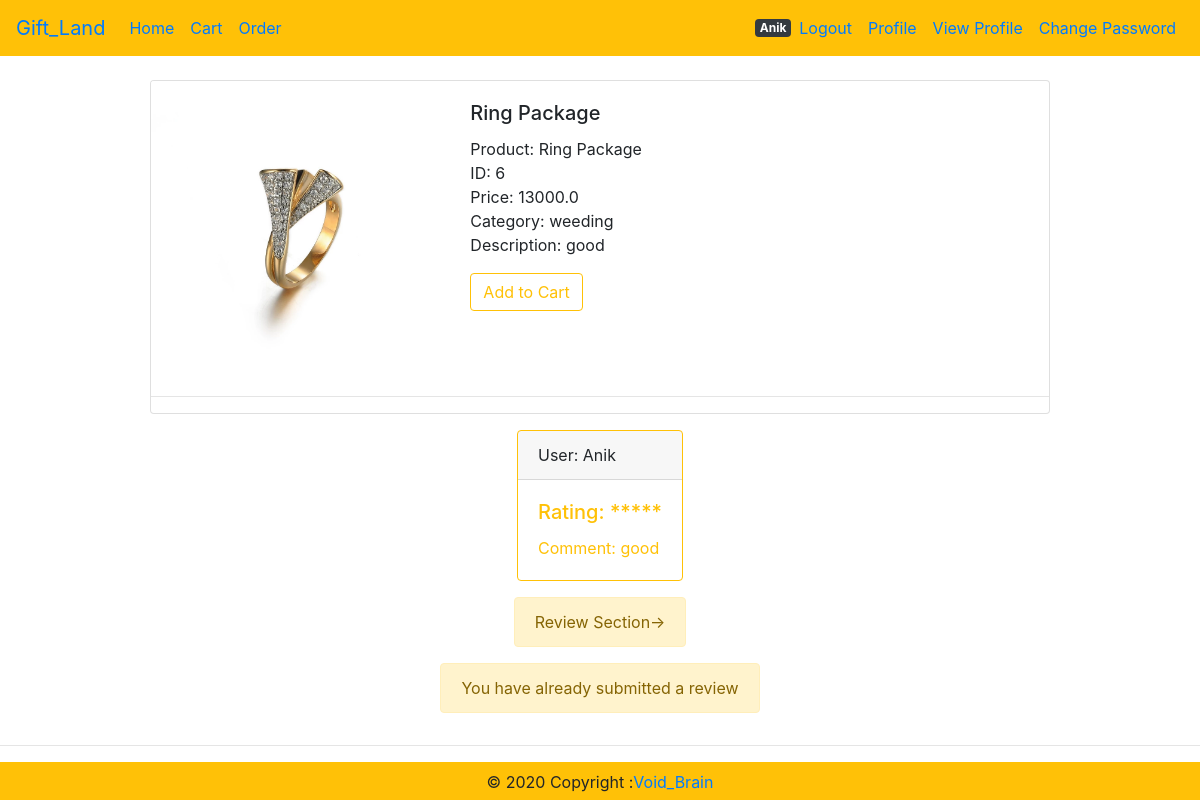
Page /review/11 (signed in) on the committed database.
### ProductInfo/models.py (models this page shows, shortened)
class Product(models.Model):
    p_id=models.IntegerField(default=0)
    p_name=models.CharField(max_length=100)
    p_price=models.FloatField(blank=True)
    description=models.TextField(blank=True)
    category=models.CharField(max_length=100)
    p_image=models.ImageField(upload_to='product/images')
    reviews = models.ManyToManyField(Review)

class Review(models.Model):
    RatingStar=(
        ('*','*'),
        ('**','**'),
        ('***','***'),
        ('****','****'),
        ('*****','*****'),
    )
    rating=models.CharField(max_length=10,choices=RatingStar,default='***')
    comment=models.TextField(blank=True,null=True)
    user=models.ForeignKey(User,on_delete=models.CASCADE,null=True,blank=True)
    def __str__(self):
        return self.rating

### ProductInfo/views.py (the view, shortened to what this page needs)
# urls.py: path('review/<int:product_id>',Product_view.ProductReview, name='review'),
def ProductReview(request,product_id):
    review_done=False
    detail=get_object_or_404(Product,id=product_id)
    userlist = detail.reviews.filter(user=request.user)
    print(userlist,len(userlist))
    if len(userlist)!=0:
        review_done=True
    form = ReviewForm()
    context = {
        'detail':detail,
        'form':form,
        'review_done':review_done,
    }
    return render(request,'ProductHtml/review.html',context)

### templates/ProductHtml/review.html
{% extends 'base.html' %}
{% load static %}
{% load crispy_forms_tags %}
{% block content %}
<br>
<div class="col d-flex justify-content-center">
<div class="card mb-3" style="max-width: 900px;">
    <div class="row no-gutters">
      <div class="col mx-auto ">
        <img src="{{detail.p_image.url }}" class="card-img" alt="...">
      </div>
      <div class="col-md-8">
        <div class="card-body">
          <h5 class="card-title">{{detail.p_name}}</h5>
          <p class="card-text">
            Product: {{ detail.p_name }} <br>
            ID: {{ detail.p_id }} <br>
            Price: {{ detail.p_price }} <br>
            Category: {{ detail.category }} <br>
            Description: {{ detail.description }} <br>
          </p>
          <a href="{% url 'update-cart' detail.id %}">
            <button type="submit" class="btn btn-outline-warning">Add to Cart</button>
          </a>
        </div>
      </div>
    </div>
    <hr>
  </div>
</div>
<div class="col d-flex justify-content-center">
    {% for review in detail.reviews.all %}
    <div class="card border-warning mb-3" style="max-width: 18rem;">
      <div class="card-header">User: {{ review.user.username }}</div>
      <div class="card-body text-warning">
        <h5 class="card-title">Rating: {{ review.rating }}</h5>
        <p class="card-text">Comment: {{ review.comment }}</p>
      </div>
    </div>
    {% endfor %}
  </div>
  <div class="col d-flex justify-content-center">
    <div class="alert alert-warning" role="alert">
      Review Section->
    </div>
    </div>
<div class="col d-flex justify-content-center">
    {% if review_done == False %}
    <form method="POST">
      {% csrf_token %}
      {{ form | crispy }}<br>
      <button type="submit" class="btn btn-outline-warning">Review</button>
    </form>
    {% else %}
    <div class="alert alert-warning" role="alert">
        You have already submitted a review
    </div>
    {% endif %}
</div>
<hr>
{% endblock %}

### templates/base.html (shortened to what this page needs)
<!doctype html>
<html lang="en">
  <head>
    <link rel="stylesheet" href="https://stackpath.bootstrapcdn.com/bootstrap/4.5.2/css/bootstrap.min.css">
  </head>
  <body>
<nav class="navbar navbar-expand-lg navbar-transparent bg-warning">
	<a class="navbar-brand" href="#">Gift_Land</a>
	<div class="collapse navbar-collapse" id="navbarSupportedContent">
	  <ul class="navbar-nav mr-auto">
		<li class="nav-item active">
		  <a class="nav-link" href="/">Home <span class="sr-only">(current)</span></a>
        </li>
        <li class="nav-item active">
            <a class="nav-link" href="/cart">Cart<span class="sr-only">(current)</span></a>
        </li>
        <li class="nav-item active">
            <a class="nav-link" href="/orders">Order<span class="sr-only">(current)</span></a>
		</li>
	  </ul>
	{% if user.is_authenticated %}
	    <span class="badge badge-dark">{{user.username}}</span>
	<ul class="navbar-nav  my-2 my-lg-0">
		<li class="nav-item active">
		  <a class="nav-link" href="/account/logout">Logout<span class="sr-only">(current)</span></a>
		</li>
        <li class="nav-item">
			<a class="nav-link" href="/profile">Profile</a>
		  </li>
		  <li class="nav-item">
			<a class="nav-link" href="/profileview">View Profile</a>
		  </li>
        <li class="nav-item">
			<a class="nav-link" href="/account/password_change">Change Password</a>
		</li>
	</ul>
	{% endif %}
	</div>
  </nav>
  {% block content %}
  {% endblock %}
<footer class="navbar navbar-expand-lg navbar-transparent bg-warning">
    <div class="col d-flex justify-content-center">© 2020 Copyright :
      <a href="https://dasanik70.blogspot.com/"> Void_Brain</a>
    </div>
  </footer>
  </body>
</html>

### rows in the picture
Product: p_image (picture), p_name "Ring Package", p_id "6", p_price "13000.0", category "weeding", description "good"
Review: user.username "Anik", rating "*****", comment "good"

### other values in the picture
{{ user.username }} "Anik"
